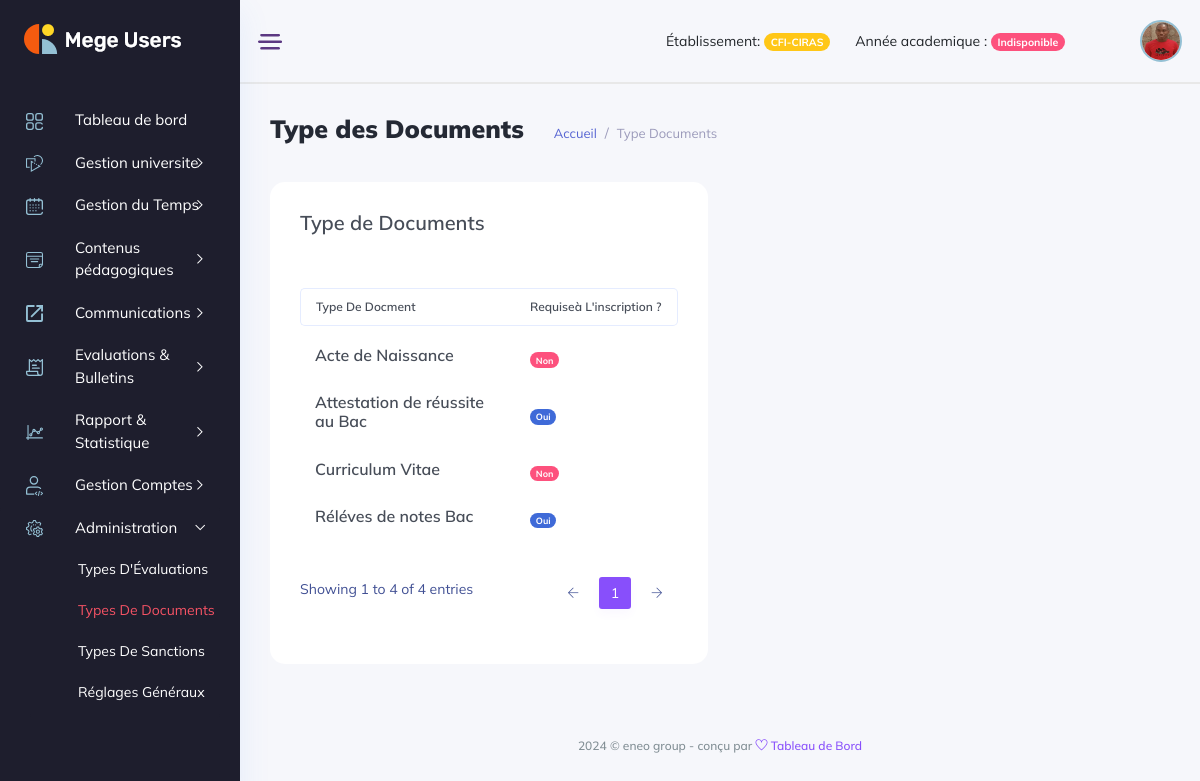
Page /manager_dashboard/administration/type_documents/ (signed in) on the committed database.
### backend/models/user_account.py (models this page shows, shortened)
class User(AbstractBaseUser, PermissionsMixin):
    school = models.ForeignKey(Etablishment, on_delete=models.CASCADE, null=True, blank=True)
    username = models.CharField(max_length=255, unique=True,)
    student = models.OneToOneField(Student, unique=True, on_delete=models.SET_NULL, null=True, blank=True)
    teacher = models.OneToOneField(Teacher, unique=True, on_delete=models.SET_NULL, null=True, blank=True)
    management_profil = models.OneToOneField(ManagementProfil, unique=True, on_delete=models.CASCADE, null=True, blank=True)
    is_active = models.BooleanField(default=True)
    is_admin = models.BooleanField(default=False)
    is_admin_school = models.BooleanField(default=False)
    is_manager = models.BooleanField(default=False)
    is_accountant = models.BooleanField(default=False)
    is_student = models.BooleanField(default=False)
    is_teacher = models.BooleanField(default=False)
    created_at = models.DateTimeField(auto_now_add=True)
    updated_at = models.DateTimeField(auto_now=True)
    objects = UserManager()
    USERNAME_FIELD = 'username'

### backend/models/gestion_ecole.py (models this page shows, shortened)
class Etablishment(models.Model):
    name = models.CharField(max_length=120)
    tel = models.CharField(max_length=20)
    address = models.CharField(max_length=100)
    social_address = models.CharField(max_length=100, blank=True, null=True)
    email = models.EmailField(max_length=200, blank=True, null=True)
    bulletin_foot = models.CharField(max_length=50, blank=True, null=True)
    currency = models.CharField(max_length=50, choices=currencies, blank=True, null=True)
    système = models.CharField(max_length=50, choices=systemes, blank=True, null=True)
    status_fees = models.CharField(max_length=50, choices=statues, blank=True, null=True)
    subscription_fees = models.IntegerField(default=1000, blank=True, null=True)
    month = models.IntegerField(default=9, blank=True, null=True)
    re_registration_fees = models.IntegerField(default=800, blank=True, null=True)

class DocumentType(models.Model):
    title = models.CharField(max_length=50)
    school = models.ForeignKey(Etablishment, on_delete=models.CASCADE, null=True)
    status = models.BooleanField(default=False)
    created_at = models.DateTimeField(auto_now_add=True)
    updated_at = models.DateTimeField(auto_now=True)

### manager_dashboard/views/administration_view.py (the view, shortened to what this page needs)
class TypeDocumentView(View):
    template_name = "manager_dashboard/administration/type_documents.html"
    def dispatch(self,request, *args, **kwargs):
        if not request.user.is_authenticated:
            return redirect('backend:login')
        if request.user.is_manager or request.user.is_admin_school:
            return super().dispatch(request, *args, **kwargs)
        return redirect('backend:logout')
    def get(self, request, *args, **kwargs):
        form = DocumentTypeForm()  # Formulaire pour la création
        typeDocuments = DocumentType.objects.filter(school=request.user.school).order_by('-created_at')
        context= {'type_documents': typeDocuments, 'form':form}
        return render(request, template_name=self.template_name, context=context)

### manager_dashboard/templates/manager_dashboard/administration/type_documents.html (shortened to what this page needs)
{% extends '../base.html' %}
{% load static %}
{% block content %}
<div class="main_content_iner overly_inner ">
    <div class="container-fluid p-0 ">
        <div class="row">
            <div class="col-12">
                <div class="page_title_box d-flex flex-wrap align-items-center justify-content-between">
                    <div class="page_title_left d-flex align-items-center">
                        <h3 class="f_s_25 f_w_700 dark_text mr_30">Type des Documents</h3>
                        <ol class="breadcrumb page_bradcam mb-0">
                            <li class="breadcrumb-item"><a class='text-primary' href='{% url "manager_dashboard:index" %}'>Accueil</a></li>
                            <li class="breadcrumb-item"><a>Type Documents</a></li>
                        </ol>
                    </div>
                </div>
            </div>
        </div>
        <div class="row">
            <div class="col-lg-6">
                <div class="white_card card_height_100 mb_30 pt-4">
                    <div class="white_card_body">
                        <div class="QA_section">
                            <div class="white_box_tittle list_header">
                                <h4>Type de Documents </h4>
                            </div>
                            <div class="QA_table mb_30">
                                <table class="table lms_table_active ">
                                    <thead>
                                        <tr>
                                            <th scope="col">Type de docment</th>
                                            <th scope="col">Requiseà l'inscription ?</th>
                                        </tr>
                                    </thead>
                                    <tbody id="elementList">
                                        {% for type_document in type_documents %}
                                            <tr data-id="{{ type_document.id }}">
                                                <td> <h6>{{ type_document.title }}</h6> </td>
                                                <td>
                                                    {% if type_document.status %}
                                                        <a  class="badge rounded-pill bg-primary">Oui</a>
                                                    {% else %}
                                                        <a class="badge rounded-pill bg-danger">Non</a>
                                                    {% endif %}
                                                </td>
                                            </tr>
                                        {% endfor %}
                                    </tbody>
                                </table>
                            </div>
                        </div>
                    </div>
                </div>
            </div>
        </div>
    </div>
</div>
{% endblock content %}

### manager_dashboard/templates/manager_dashboard/base.html (shortened to what this page needs)
<!DOCTYPE html>
{% load static %}
<html lang="fr">
<head>
    <link rel="stylesheet" href="{% static 'css/bootstrap1.min.css' %}" />
    <link rel="stylesheet" href="{% static 'vendors/themefy_icon/themify-icons.css' %}" />
    <link rel="stylesheet" href="{% static 'vendors/niceselect/css/nice-select.css' %}" />
    <link rel="stylesheet" href="{% static 'vendors/owl_carousel/css/owl.carousel.css' %}" />
    <link rel="stylesheet" href="{% static 'vendors/gijgo/gijgo.min.css' %}" />
    <link rel="stylesheet" href="{% static 'vendors/font_awesome/css/all.min.css' %}" />
    <link rel="stylesheet" href="{% static 'vendors/tagsinput/tagsinput.css' %}" />
    <link rel="stylesheet" href="{% static 'vendors/datepicker/date-picker.css' %}" />
    <link rel="stylesheet" href="{% static 'vendors/vectormap-home/vectormap-2.0.2.css' %}" />
    <link rel="stylesheet" href="{% static 'vendors/scroll/scrollable.css' %}" />
    <link rel="stylesheet" href="{% static 'vendors/datatable/css/jquery.dataTables.min.css' %}" />
    <link rel="stylesheet" href="{% static 'vendors/datatable/css/responsive.dataTables.min.css' %}" />
    <link rel="stylesheet" href="{% static 'vendors/datatable/css/buttons.dataTables.min.css' %}" />
    <link rel="stylesheet" href="{% static 'vendors/text_editor/summernote-bs4.css' %}" />
    <link rel="stylesheet" href="{% static 'vendors/morris/morris.css' %}">
    <link rel="stylesheet" href="{% static 'vendors/material_icon/material-icons.css' %}" />
    <link rel="stylesheet" href="{% static 'css/metisMenu.css' %}">
    <link rel="stylesheet" href="{% static 'css/style1.css' %}" />
    <link rel="stylesheet" href="{% static 'css/colors/default.css' %}" id="colorSkinCSS">
</head>
<body class="crm_body_bg">
    <nav class="sidebar dark_sidebar">
        <div class="logo d-flex justify-content-between">
            <a class="large_logo" href="index-2.html"><img src="{% static 'img/logo_white.png' %}" alt></a>
        </div>
        <ul id="sidebar_menu">
            <li class>
                <a href='{% url "manager_dashboard:index" %}' aria-expanded="false">
                    <div class="nav_icon_small">
                    <img src="{% static 'img/menu-icon/dashboard.svg' %}" alt>
                    </div>
                    <div class="nav_title">
                        <span>Tableau de bord</span>
                    </div>
                </a>
            </li>
            <li class>
                <a class="has-arrow" href="#" aria-expanded="false">
                    <div class="nav_icon_small">
                        <img src="{% static 'img/menu-icon/16.svg' %}" alt>
                    </div>
                    <div class="nav_title">
                        <span>Gestion universite </span>
                    </div>
                </a>
            </li>
            <li class>
                <a class="has-arrow" href="#" aria-expanded="false">
                    <div class="nav_icon_small">
                        <img src="{% static 'img/menu-icon/15.svg' %}" alt>
                    </div>
                    <div class="nav_title">
                        <span>Gestion du Temps </span>
                    </div>
                </a>
            </li>
            <li class>
                <a class="has-arrow" href="#" aria-expanded="false">
                    <div class="nav_icon_small">
                        <img src="{% static 'img/menu-icon/11.svg' %}" alt>
                    </div>
                    <div class="nav_title">
                        <span>Contenus pédagogiques </span>
                    </div>
                </a>
            </li>
            <li class>
                <a class="has-arrow" href="#" aria-expanded="false">
                    <div class="nav_icon_small">
                        <img src="{% static 'img/menu-icon/8.svg' %}" alt>
                    </div>
                    <div class="nav_title">
                        <span>Communications </span>
                    </div>
                </a>
            </li>
            <li class>
                <a class="has-arrow" href="#" aria-expanded="false">
                    <div class="nav_icon_small">
                        <img src="{% static 'img/menu-icon/20.svg' %}" alt>
                    </div>
                    <div class="nav_title">
                        <span>Evaluations & Bulletins </span>
                    </div>
                </a>
            </li>
            <li class>
                <a class="has-arrow" href="#" aria-expanded="false">
                    <div class="nav_icon_small">
                        <img src="{% static 'img/menu-icon/21.svg' %}" alt>
                    </div>
                    <div class="nav_title">
                        <span>Rapport & Statistique </span>
                    </div>
                </a>
            </li>
            <li class>
                <a class="has-arrow" href="#" aria-expanded="false">
                    <div class="nav_icon_small">
                        <img src="{% static 'img/menu-icon/4.svg' %}" alt>
                    </div>
                    <div class="nav_title">
                        <span>Gestion Comptes </span>
                    </div>
                </a>
            </li>
            <li class>
                <a class="has-arrow" href="#" aria-expanded="false">
                    <div class="nav_icon_small">
                        <img src="{% static 'img/menu-icon/18.svg' %}" alt>
                    </div>
                    <div class="nav_title">
                        <span>Administration </span>
                    </div>
                </a>
                <ul>
                    <li><a href="{% url 'manager_dashboard:type_evaluation' %}">Types d'Évaluations</a></li>
                    <li><a href="{% url 'manager_dashboard:type_documents' %}">Types de documents</a></li>
                    <li><a href="{% url 'manager_dashboard:type_sanctions' %}">Types de sanctions</a></li>
                    {% if user.is_admin_school %}
                    <li><a href="{% url 'manager_dashboard:reglage_general' %}">Réglages généraux</a></li>
                    {% endif %}
                </ul>
            </li>
        </ul>
    </nav>
    <section class="main_content dashboard_part large_header_bg">
        <div class="container-fluid g-0">
            <div class="row">
                <div class="col-lg-12 p-0 ">
                    <div class="header_iner d-flex justify-content-between align-items-center">
                        <div class="line_icon open_miniSide d-none d-lg-block">
                            <img src="{% static 'img/line_img.png' %}" alt>
                        </div>
                        <div class="header_right d-flex justify-content-between align-items-center">
                            <div class="header_notification_warp d-flex align-items-center">
                                <li style="margin-right: 25px;">
                                    Établissement: <span class="badge rounded-pill bg-warning">{{user.school.name}}</span>
                                </li>
                                <li style="margin-right: 25px;">
                                    Année academique :
                                    {% if request.session.academic_year %}
                                        {% with academic_year=request.session.academic_year %}
                                            <span class="badge rounded-pill bg-primary">{{request.session.academic_year}}</span>
                                        {% endwith %}
                                    {% else %}
                                        <span class="badge rounded-pill bg-danger">Indisponible</span>
                                    {%endif%}
                                </li>
                            </div>
                            <div class="profile_info">
                                <img src="{% static 'img/membre.jpg' %}" width="50" height="50" alt="#">
                            </div>
                        </div>
                    </div>
                </div>
            </div>
        </div>
        {% block content %}{% endblock %}
        <div class="footer_part">
            <div class="container-fluid">
                <div class="row">
                    <div class="col-lg-12">
                        <div class="footer_iner text-center">
                            <p>{% now "Y" %} © eneo group - conçu par <a href="#"> <i class="ti-heart"></i> </a><a href="#"> Tableau de Bord</a></p>
                        </div>
                    </div>
                </div>
            </div>
        </div>
    </section>
</body>
</html>

### elimu_universite/static/css/metisMenu.css (style rules this page uses)
.metismenu .has-arrow { position:relative }
.metismenu .has-arrow::after { position:absolute;content:'';transform:rotate(-90deg) translate(0,-50%);transform-origin:top;top:50%;transition:all .3s ease-out;right:40px;content:"\e64b";font-family:themify;color:#a5adc6;font-weight:600;font-size:14px }
.metismenu .mm-active>.has-arrow::after,.metismenu .has-arrow[aria-expanded=true]::after { transform:rotate(180deg) translate(0,-50%) }

### rows in the picture
User: school.name "CFI-CIRAS"
DocumentType: title "Acte de Naissance", status "Non"
DocumentType: title "Curriculum Vitae", status "Non"
DocumentType: title "Attestation de réussite au Bac", status "Oui"
DocumentType: title "Réléves de notes Bac", status "Oui"
